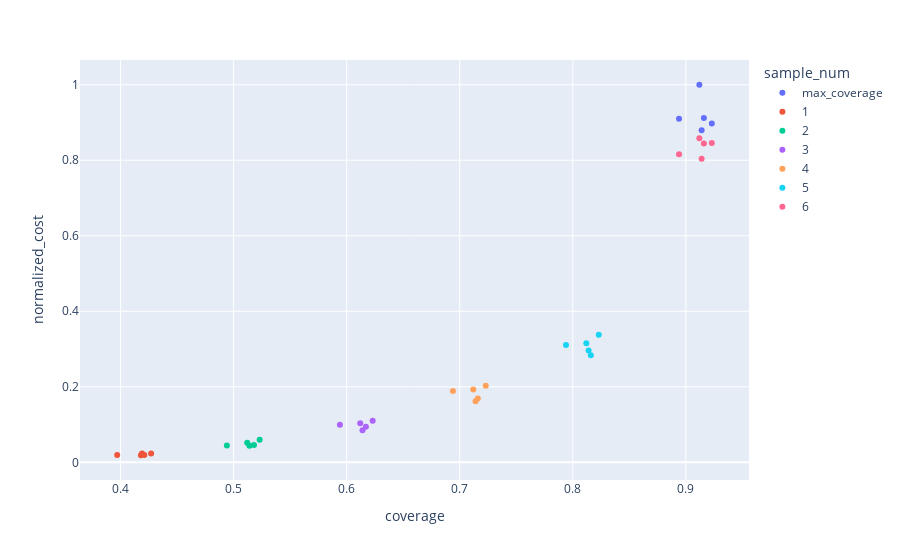

Notebook code for this chart:
### Code cell
df_cov_cost = pd.read_csv("../data/results/cov_cost.csv")

df_sample_res = df_cov_cost.Column1.apply(lambda x: eval(x[3:])).apply(pd.Series)
df_sample_res.rename(columns = {0: "max_coverage"}, inplace = True)
df_cov = df_sample_res.apply(lambda col: [c[0] for c in col]).apply(pd.Series)
df_cost = df_sample_res.apply(lambda col: [c[1] for c in col]).apply(pd.Series)

df_cov_cost_res = pd.concat(
    [
        df_cov.melt(var_name = "sample_num", value_name = "coverage"),
        df_cost.melt(var_name = "sample_num_cost", value_name = "cost"),
    ],
    axis = 1
).drop(columns = ["sample_num_cost"])

df_cov_cost_res["coverage"] = df_cov_cost_res["coverage"] / 1_000
df_cov_cost_res["normalized_cost"] = df_cov_cost_res["cost"] / df_cov_cost_res["cost"].max()

fig = px.scatter(
    df_cov_cost_res,
    x = "coverage",
    y = "normalized_cost",
    color = "sample_num",
)

fig.write_image(f"../images/cov_cost.png")

fig.show()

### Figure 1 — Plotly figure (JSON) as saved in the notebook; plotly's stock layout.template omitted (floating-point values rounded to 4 significant figures)
{"data": [{"hovertemplate": "sample_num=max_coverage<br>coverage=%{x}<br>normalized_cost=%{y}<extra></extra>", "legendgroup": "max_coverage", "marker": {"color": "#636efa", "symbol": "circle"}, "mode": "markers", "name": "max_coverage", "orientation": "v", "showlegend": true, "type": "scatter", "x": [0.923, 0.912, 0.916, 0.914, 0.894], "xaxis": "x", "y": [0.8971, 1, 0.9121, 0.8793, 0.91], "yaxis": "y"}, {"hovertemplate": "sample_num=1<br>coverage=%{x}<br>normalized_cost=%{y}<extra></extra>", "legendgroup": "1", "marker": {"color": "#EF553B", "symbol": "circle"}, "mode": "markers", "name": "1", "orientation": "v", "showlegend": true, "type": "scatter", "x": [0.427, 0.419, 0.418, 0.421, 0.397], "xaxis": "x", "y": [0.02356, 0.02356, 0.01868, 0.01907, 0.01907], "yaxis": "y"}, {"hovertemplate": "sample_num=2<br>coverage=%{x}<br>normalized_cost=%{y}<extra></extra>", "legendgroup": "2", "marker": {"color": "#00cc96", "symbol": "circle"}, "mode": "markers", "name": "2", "orientation": "v", "showlegend": true, "type": "scatter", "x": [0.523, 0.512, 0.518, 0.514, 0.494], "xaxis": "x", "y": [0.05997, 0.0519, 0.04563, 0.04412, 0.04478], "yaxis": "y"}, {"hovertemplate": "sample_num=3<br>coverage=%{x}<br>normalized_cost=%{y}<extra></extra>", "legendgroup": "3", "marker": {"color": "#ab63fa", "symbol": "circle"}, "mode": "markers", "name": "3", "orientation": "v", "showlegend": true, "type": "scatter", "x": [0.623, 0.612, 0.617, 0.614, 0.594], "xaxis": "x", "y": [0.1098, 0.1037, 0.09405, 0.08489, 0.09914], "yaxis": "y"}, {"hovertemplate": "sample_num=4<br>coverage=%{x}<br>normalized_cost=%{y}<extra></extra>", "legendgroup": "4", "marker": {"color": "#FFA15A", "symbol": "circle"}, "mode": "markers", "name": "4", "orientation": "v", "showlegend": true, "type": "scatter", "x": [0.723, 0.712, 0.716, 0.714, 0.694], "xaxis": "x", "y": [0.2028, 0.1926, 0.1687, 0.1619, 0.1886], "yaxis": "y"}, {"hovertemplate": "sample_num=5<br>coverage=%{x}<br>normalized_cost=%{y}<extra></extra>", "legendgroup": "5", "marker": {"color": "#19d3f3", "symbol": "circle"}, "mode": "markers", "name": "5", "orientation": "v", "showlegend": true, "type": "scatter", "x": [0.823, 0.812, 0.816, 0.814, 0.794], "xaxis": "x", "y": [0.3379, 0.3156, 0.2838, 0.296, 0.3106], "yaxis": "y"}, {"hovertemplate": "sample_num=6<br>coverage=%{x}<br>normalized_cost=%{y}<extra></extra>", "legendgroup": "6", "marker": {"color": "#FF6692", "symbol": "circle"}, "mode": "markers", "name": "6", "orientation": "v", "showlegend": true, "type": "scatter", "x": [0.923, 0.912, 0.916, 0.914, 0.894], "xaxis": "x", "y": [0.8459, 0.8584, 0.8443, 0.8039, 0.8159], "yaxis": "y"}], "layout": {"legend": {"title": {"text": "sample_num"}, "tracegroupgap": 0}, "margin": {"t": 60}, "xaxis": {"anchor": "y", "domain": [0, 1], "title": {"text": "coverage"}}, "yaxis": {"anchor": "x", "domain": [0, 1], "title": {"text": "normalized_cost"}}}}
